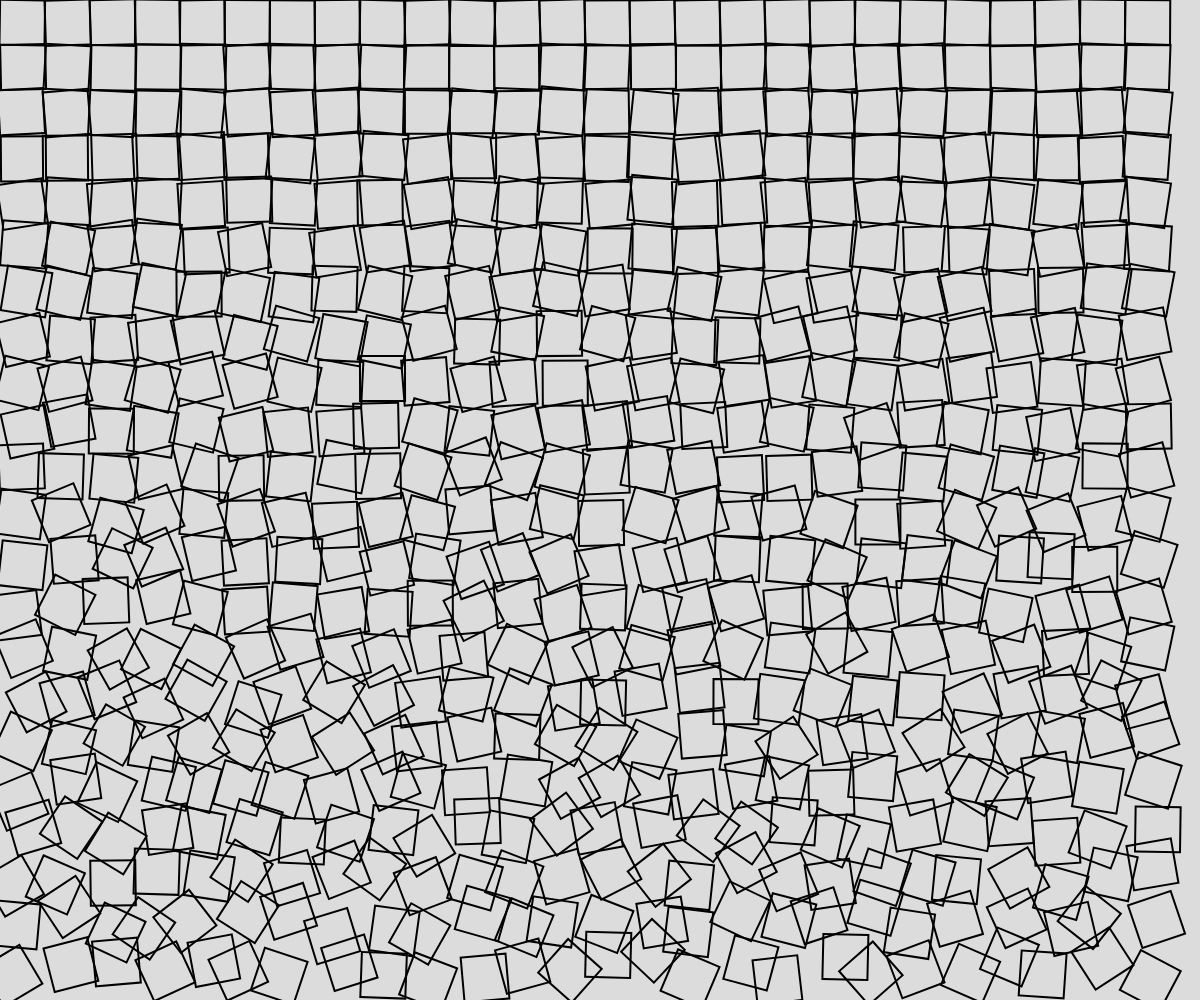
Frame 1 (no input)
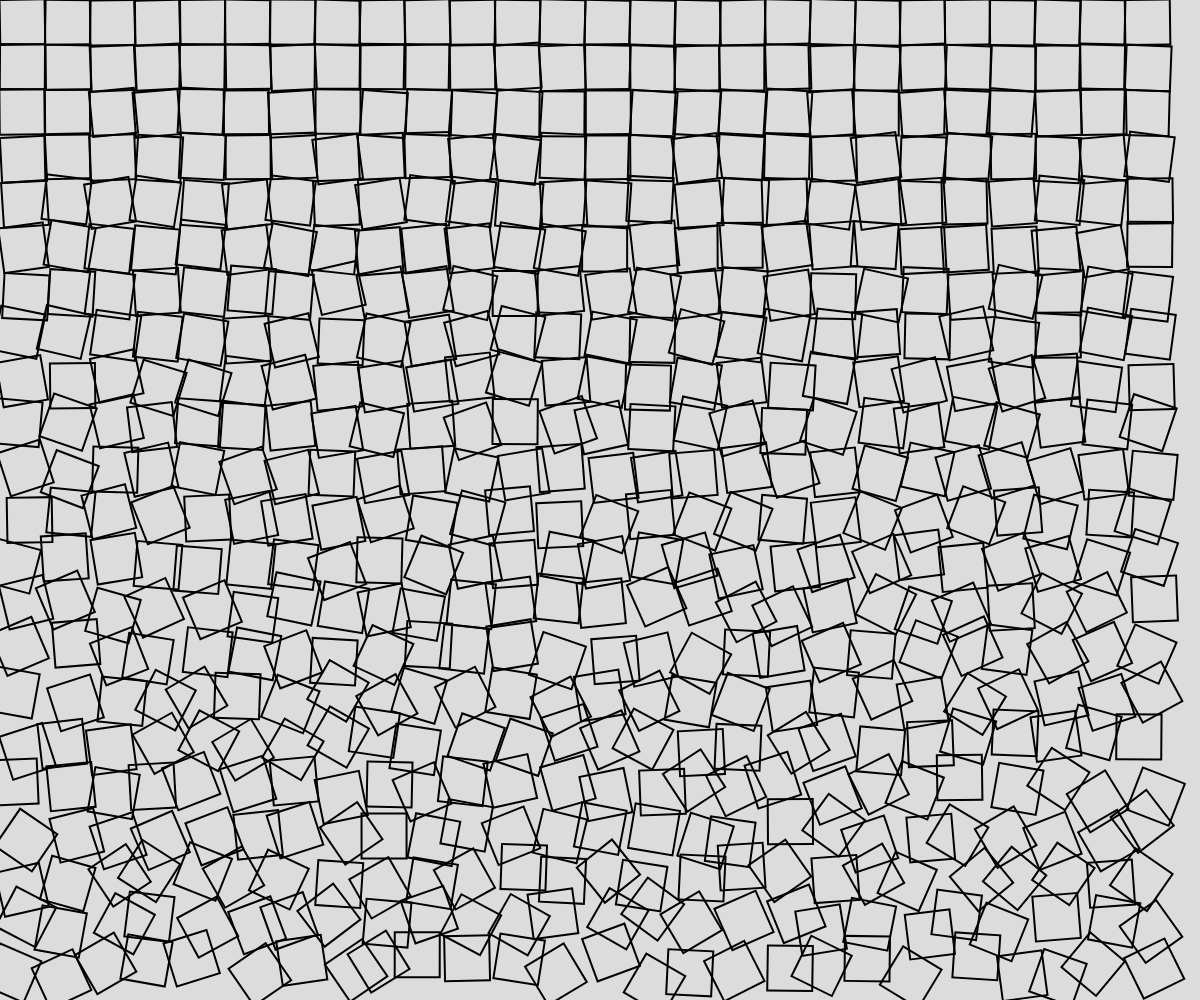
Frame 2 (the mouse pressed at the canvas centre, redrawn once)

The p5.js sketch that drew these frames (run headless with seeded random() and noise() and a simulated clock; the mouse was pressed at the canvas centre and the sketch redrawn once):

// p5.js sketch
// ── sketch.js
// cubic diss
// Owen
// 10/24/23

//globals

let ss = 45;


function setup() {
  createCanvas(windowWidth, windowHeight);
  strokeWeight(2);
  rectMode(CENTER);
  noFill();
  noLoop();
}

function drawRec(){
  for(let x = ss/2; x<width-ss/2; x+=ss){
    for (let y = ss/2; y<height-ss/2; y+=ss){
      push();
      translate(x,y);
      let r = map(y,0,height,1,45);
      rotate(radians(random(-r,r)));
      let o = map(y,0,height,0,15);
      square(random(-o,o),random(-o,o),ss);

      pop();
    }
  }
}

function draw() {
  background(220);
  drawRec();
}
